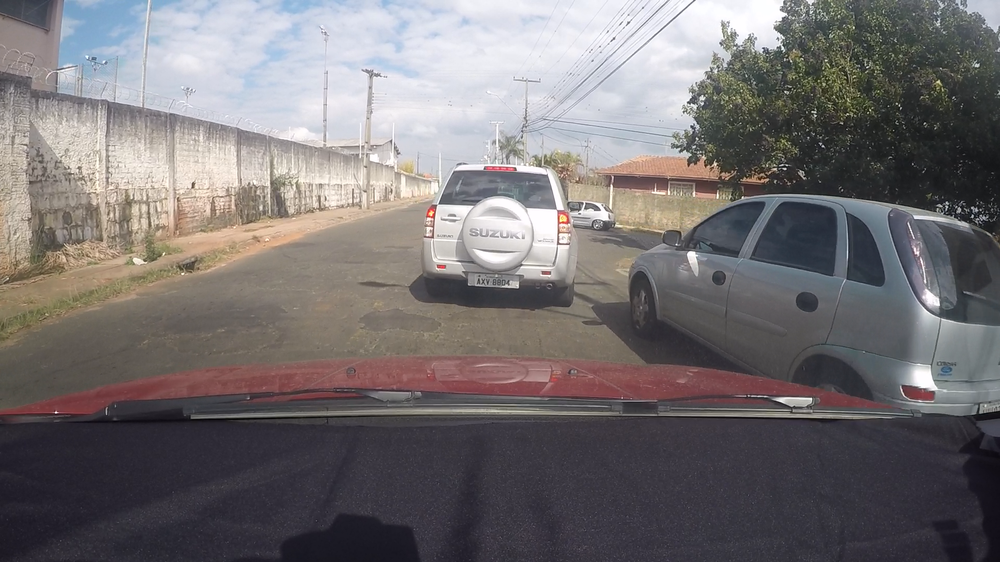
#> input picture code/track1.png, 1000 x 562 px, shrunk from 1920 x 1080 before the run
$ python draw_countours.py   (older library calls are emulated)
#> lines starting #> are read from the running program, lines starting #| are printed output that depends on the picture; after the words box and inside, x2 and y2 are one past the last pixel; in counts of white or black regions, pixels touching at a corner belong together
import cv2
import numpy as np

def auto_canny(image, sigma=0.33):
  # compute the median of the single channel pixel intensities
  v = np.median(image)

  # apply automatic Canny edge detection using the computed median
  lower = int(max(0, (1.0 - sigma) * v))
  upper = int(min(255, (1.0 + sigma) * v))
  edged = cv2.Canny(image, lower, upper)

  # return the edged image
  return edged

image = cv2.imread("track1.png", 0)
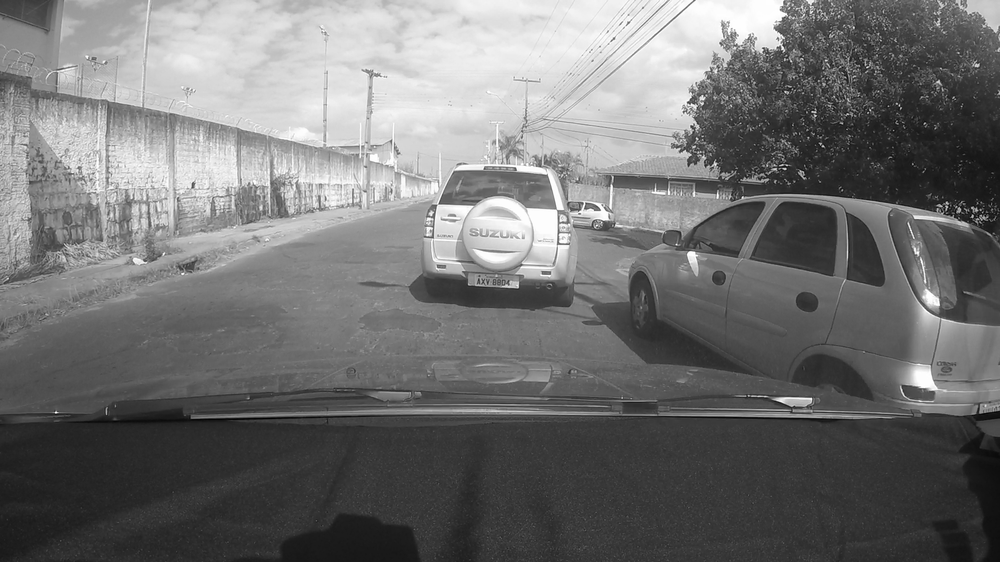
#> image: shape (562, 1000); min 0, max 255, mean 113.9
equalized_image = cv2.equalizeHist(image)
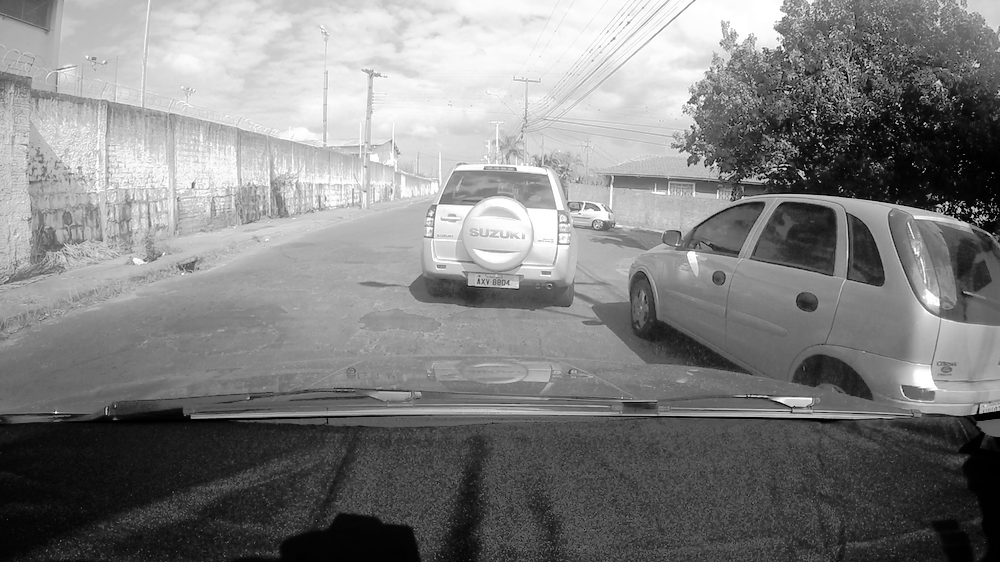
#> equalized_image: shape (562, 1000); min 0, max 255, mean 128.3
canny_imaged = auto_canny(equalized_image)
#> in auto_canny, `v = np.median(image)`: v = 128
#> in auto_canny, `lower = int(max(0, (1.0 - sigma) * v))`: lower = 85
#> in auto_canny, `upper = int(min(255, (1.0 + sigma) * v))`: upper = 170
#> in auto_canny, `edged = cv2.Canny(image, lower, upper)`:
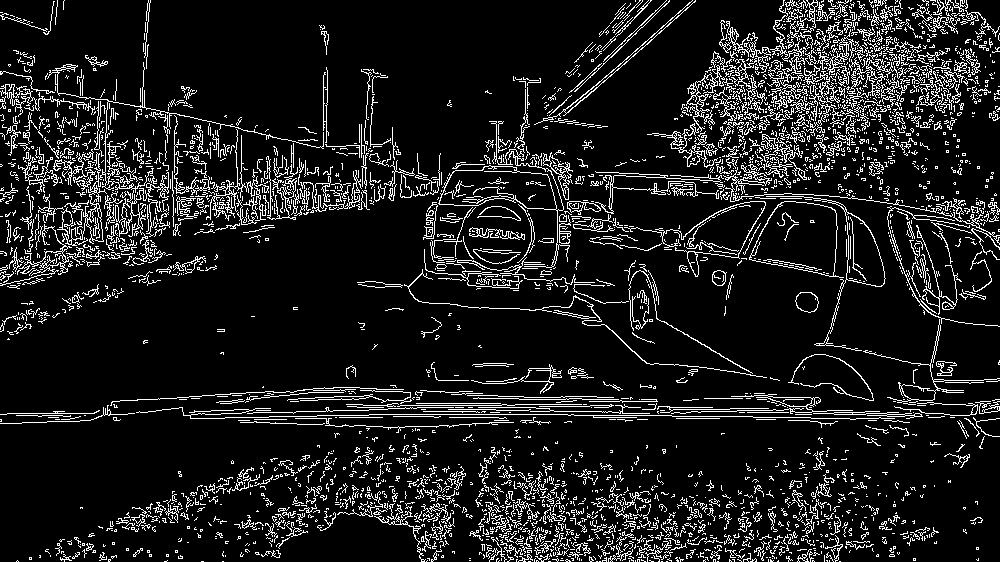
#> edged: shape (562, 1000); 11.1% white in thin lines or dots
dilated_image = cv2.dilate(canny_imaged, np.ones((1, 5), np.uint8), iterations = 1)
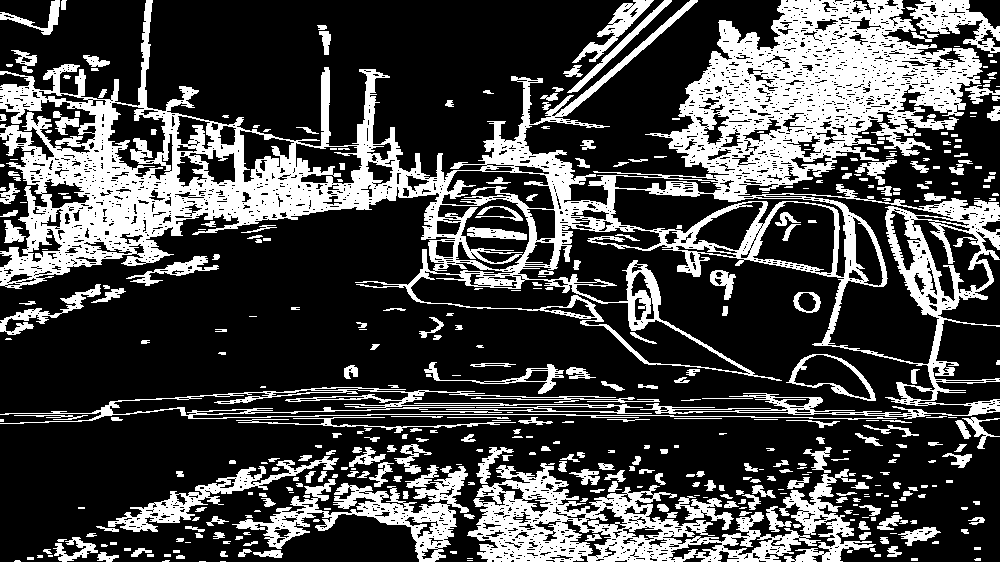
#> dilated_image: shape (562, 1000); 28.2% white; 426 white regions (130 under 20 px)

#ret, thresh = cv2.threshold(darker, 0, 255, cv2.THRESH_BINARY+cv2.THRESH_OTSU)
#newimg = cv2.bitwise_not(thresh)

im2, contours, hierarchy = cv2.findContours(dilated_image.copy(), cv2.RETR_TREE,cv2.CHAIN_APPROX_SIMPLE)
#> contours = 2828 contours, 2275 with area under 20; largest, box (x1, y1, x2, y2) and area: (0, 0, 1000, 419) 152961, (467, 463, 821, 562) 16253, (765, 193, 954, 365) 8538, (410, 270, 749, 374) 7721, (0, 387, 897, 424) 6475

for cnt in contours:
	cv2.drawContours(im2, [cnt], 0, 255, -1)
#> this loop made 2828 passes
#> cnt on passes 1 to 3: [[220, 561], [225, 561]], [[199, 561], [205, 561]], [[467, 560], [472, 560]]
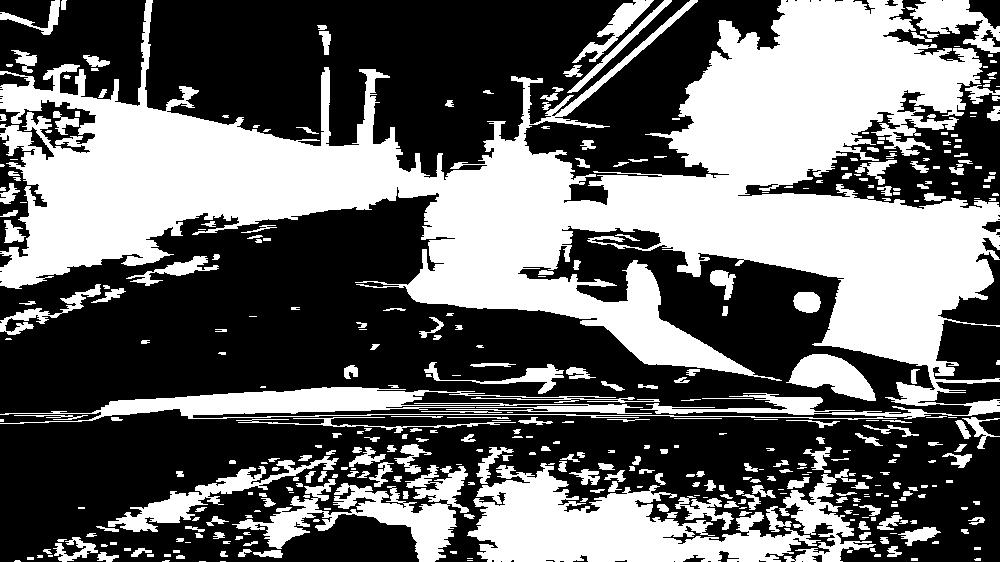
#> im2: shape (562, 1000); 41.1% white; 398 white regions (118 under 20 px), largest, box (x1, y1, x2, y2) and area: (0, 0, 1000, 419) 159616, (467, 463, 821, 562) 17337, (0, 387, 897, 424) 8984

cv2.imshow("edit1", dilated_image)
cv2.imshow("edit", im2)
cv2.waitKey(0)
cv2.destroyAllWindows()

$ run again, with code/track2.png copied over code/track1.png
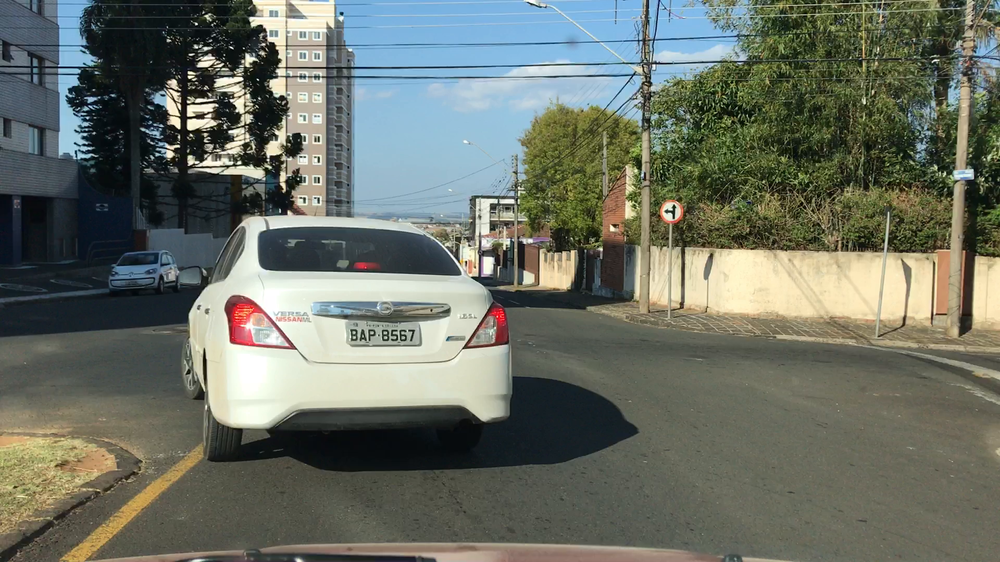
#> input picture code/track2.png, 1000 x 562 px, shrunk from 1920 x 1080 before the run
#> v = 128
#> lower = 85
#> upper = 170
#> in auto_canny, `edged = cv2.Canny(image, lower, upper)`:
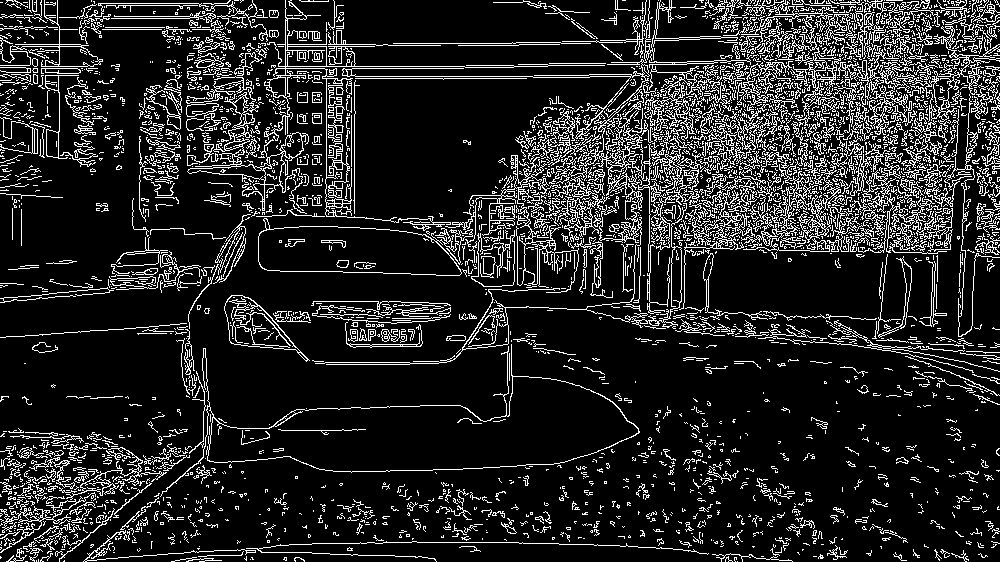
#> edged: shape (562, 1000); 14.6% white in thin lines or dots
#> dilated_image: shape (562, 1000); 35.5% white; 495 white regions (131 under 20 px)
#> contours = 4335 contours, 3521 with area under 20; largest, box (x1, y1, x2, y2) and area: (0, 0, 1000, 562) 307060, (189, 213, 552, 429) 36976, (287, 66, 629, 223) 25178, (209, 376, 637, 472) 23542, (260, 226, 460, 276) 7847
#> the loop `for cnt in contours:` made 4335 passes
#> cnt on passes 3, 8, 14: [[759, 556], [765, 556]], [[111, 552], [116, 552]], [[938, 553], [939, 552], [940, 553], [939, 554]]
#> after the loop `for cnt in contours:`:
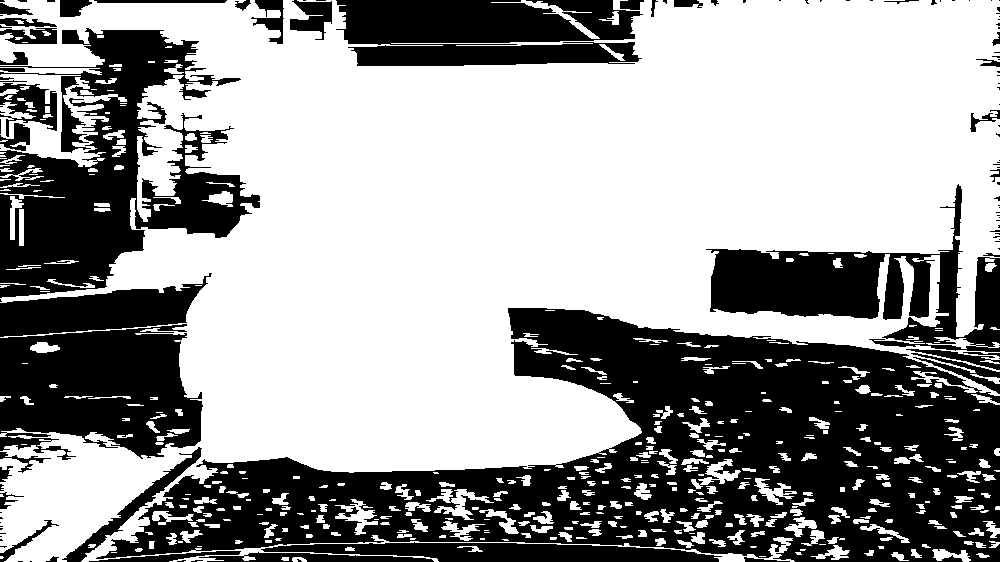
#> im2: shape (562, 1000); 61.1% white; 123 black regions (80 under 20 px), largest, box (x1, y1, x2, y2) and area: (96, 308, 1000, 562) 105459, (0, 28, 260, 298) 31491, (0, 324, 203, 460) 20259

$ run again, with code/track3.png copied over code/track1.png
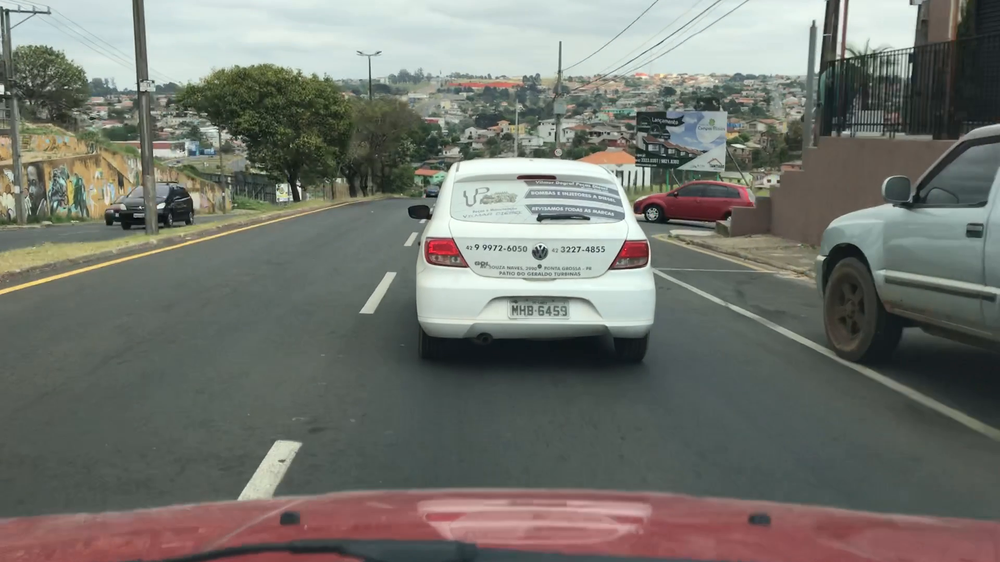
#> input picture code/track3.png, 1000 x 562 px, shrunk from 1920 x 1080 before the run
#> `equalized_image = cv2.equalizeHist(image)`:
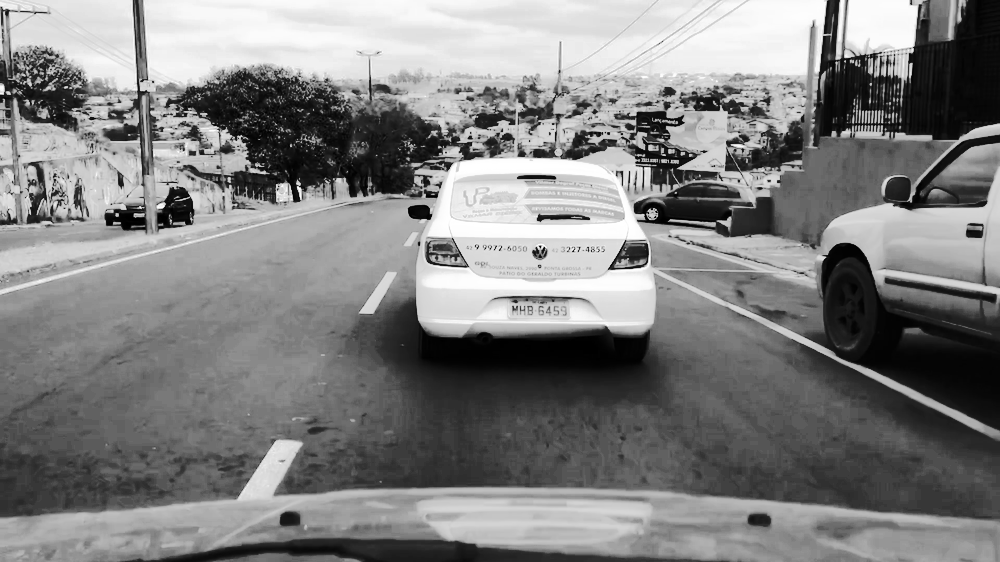
#> equalized_image: shape (562, 1000); min 0, max 255, mean 128.7
#> v = 130
#> lower = 87
#> upper = 172
#> edged: shape (562, 1000); 7.8% white in thin lines or dots
#> dilated_image: shape (562, 1000); 19.1% white; 162 white regions (28 under 20 px)
#> contours = 1571 contours, 1155 with area under 20; largest, box (x1, y1, x2, y2) and area: (0, 0, 1000, 441) 127825, (182, 85, 448, 198) 12466, (666, 107, 750, 178) 2706, (631, 73, 805, 119) 2378, (814, 62, 887, 137) 2292
#> the loop `for cnt in contours:` made 1571 passes
#> cnt on passes 4, 24, 28: [[19, 553], [20, 552], [21, 553], [20, 554]], [[377, 480], [377, 482], [383, 482], [383, 480]], [[218, 473], [225, 473]]
#> after the loop `for cnt in contours:`:
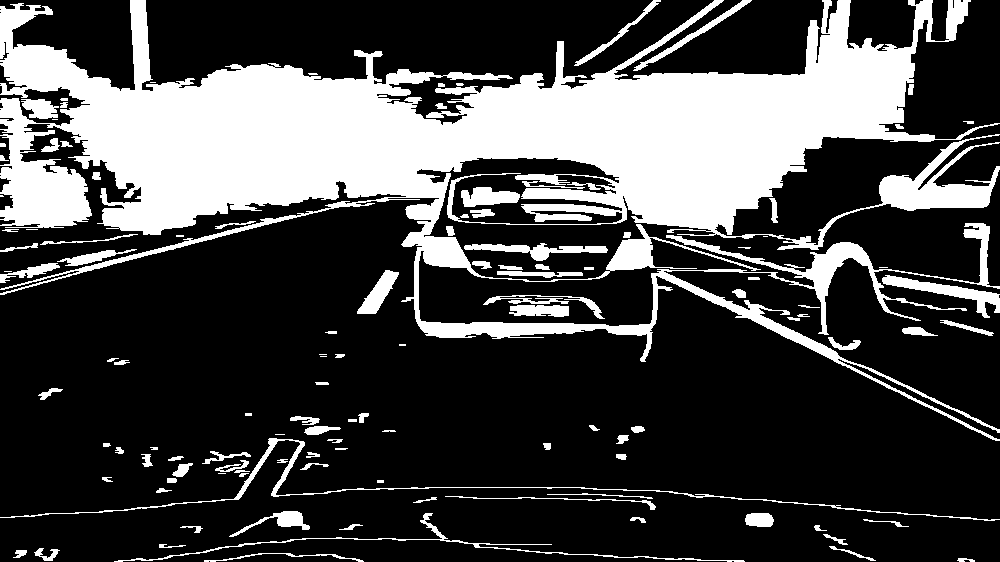
#> im2: shape (562, 1000); 27.5% white; 119 white regions (15 under 20 px), largest, box (x1, y1, x2, y2) and area: (0, 0, 1000, 441) 135722, (0, 438, 1000, 521) 2015, (882, 275, 1000, 318) 1337
